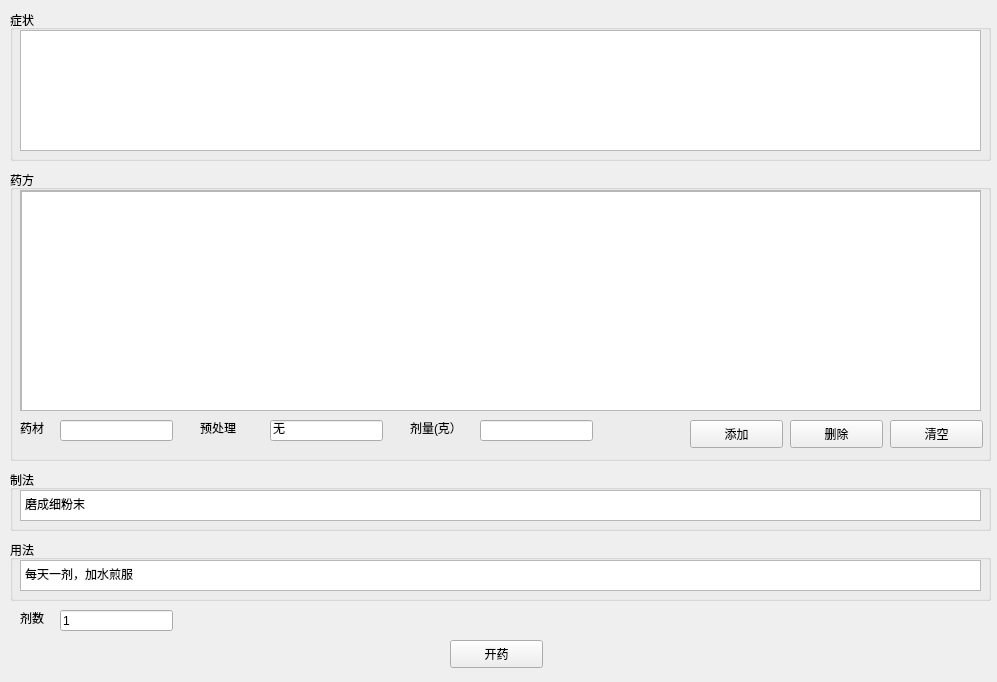
<?xml version="1.0" encoding="UTF-8"?>
<ui version="4.0">
 <class>Form</class>
 <widget class="QWidget" name="Form">
  <property name="geometry">
   <rect>
    <x>0</x>
    <y>0</y>
    <width>997</width>
    <height>682</height>
   </rect>
  </property>
  <property name="windowTitle">
   <string>开药</string>
  </property>
  <property name="windowIcon">
   <iconset>
    <normaloff>Icon/med.ico</normaloff>Icon/med.ico</iconset>
  </property>
  <widget class="QGroupBox" name="groupBox">
   <property name="geometry">
    <rect>
     <x>10</x>
     <y>10</y>
     <width>981</width>
     <height>151</height>
    </rect>
   </property>
   <property name="title">
    <string>症状</string>
   </property>
   <widget class="QTextEdit" name="ISick">
    <property name="geometry">
     <rect>
      <x>10</x>
      <y>20</y>
      <width>961</width>
      <height>121</height>
     </rect>
    </property>
   </widget>
  </widget>
  <widget class="QGroupBox" name="groupBox_2">
   <property name="geometry">
    <rect>
     <x>10</x>
     <y>170</y>
     <width>981</width>
     <height>291</height>
    </rect>
   </property>
   <property name="title">
    <string>药方</string>
   </property>
   <widget class="QScrollArea" name="scrollArea">
    <property name="geometry">
     <rect>
      <x>10</x>
      <y>20</y>
      <width>961</width>
      <height>221</height>
     </rect>
    </property>
    <property name="widgetResizable">
     <bool>true</bool>
    </property>
    <widget class="QWidget" name="scrollAreaWidgetContents">
     <property name="geometry">
      <rect>
       <x>0</x>
       <y>0</y>
       <width>959</width>
       <height>219</height>
      </rect>
     </property>
     <widget class="QTableView" name="TContent">
      <property name="geometry">
       <rect>
        <x>0</x>
        <y>0</y>
        <width>961</width>
        <height>221</height>
       </rect>
      </property>
     </widget>
    </widget>
   </widget>
   <widget class="QLabel" name="label">
    <property name="geometry">
     <rect>
      <x>10</x>
      <y>250</y>
      <width>31</width>
      <height>16</height>
     </rect>
    </property>
    <property name="text">
     <string>药材</string>
    </property>
   </widget>
   <widget class="QLineEdit" name="IMed">
    <property name="geometry">
     <rect>
      <x>50</x>
      <y>250</y>
      <width>113</width>
      <height>21</height>
     </rect>
    </property>
   </widget>
   <widget class="QLineEdit" name="ICount">
    <property name="geometry">
     <rect>
      <x>470</x>
      <y>250</y>
      <width>113</width>
      <height>21</height>
     </rect>
    </property>
    <property name="text">
     <string/>
    </property>
   </widget>
   <widget class="QLabel" name="label_2">
    <property name="geometry">
     <rect>
      <x>400</x>
      <y>250</y>
      <width>61</width>
      <height>16</height>
     </rect>
    </property>
    <property name="text">
     <string>剂量(克）</string>
    </property>
   </widget>
   <widget class="QPushButton" name="BAdd">
    <property name="geometry">
     <rect>
      <x>680</x>
      <y>250</y>
      <width>93</width>
      <height>28</height>
     </rect>
    </property>
    <property name="text">
     <string>添加</string>
    </property>
   </widget>
   <widget class="QPushButton" name="BClear">
    <property name="geometry">
     <rect>
      <x>880</x>
      <y>250</y>
      <width>93</width>
      <height>28</height>
     </rect>
    </property>
    <property name="text">
     <string>清空</string>
    </property>
   </widget>
   <widget class="QPushButton" name="BDelete">
    <property name="geometry">
     <rect>
      <x>780</x>
      <y>250</y>
      <width>93</width>
      <height>28</height>
     </rect>
    </property>
    <property name="text">
     <string>删除</string>
    </property>
   </widget>
   <widget class="QLabel" name="label_3">
    <property name="geometry">
     <rect>
      <x>190</x>
      <y>250</y>
      <width>61</width>
      <height>16</height>
     </rect>
    </property>
    <property name="text">
     <string>预处理</string>
    </property>
   </widget>
   <widget class="QLineEdit" name="IDeal">
    <property name="geometry">
     <rect>
      <x>260</x>
      <y>250</y>
      <width>113</width>
      <height>21</height>
     </rect>
    </property>
    <property name="text">
     <string>无</string>
    </property>
   </widget>
  </widget>
  <widget class="QPushButton" name="BConfirm">
   <property name="geometry">
    <rect>
     <x>450</x>
     <y>640</y>
     <width>93</width>
     <height>28</height>
    </rect>
   </property>
   <property name="text">
    <string>开药</string>
   </property>
  </widget>
  <widget class="QGroupBox" name="groupBox_3">
   <property name="geometry">
    <rect>
     <x>10</x>
     <y>470</y>
     <width>981</width>
     <height>61</height>
    </rect>
   </property>
   <property name="title">
    <string>制法</string>
   </property>
   <widget class="QTextEdit" name="IAdeal">
    <property name="geometry">
     <rect>
      <x>10</x>
      <y>20</y>
      <width>961</width>
      <height>31</height>
     </rect>
    </property>
    <property name="html">
     <string>&lt;!DOCTYPE HTML PUBLIC &quot;-//W3C//DTD HTML 4.0//EN&quot; &quot;http://www.w3.org/TR/REC-html40/strict.dtd&quot;&gt;
&lt;html&gt;&lt;head&gt;&lt;meta name=&quot;qrichtext&quot; content=&quot;1&quot; /&gt;&lt;style type=&quot;text/css&quot;&gt;
p, li { white-space: pre-wrap; }
&lt;/style&gt;&lt;/head&gt;&lt;body style=&quot; font-family:'SimSun'; font-size:9pt; font-weight:400; font-style:normal;&quot;&gt;
&lt;p style=&quot; margin-top:0px; margin-bottom:0px; margin-left:0px; margin-right:0px; -qt-block-indent:0; text-indent:0px;&quot;&gt;磨成细粉末&lt;/p&gt;&lt;/body&gt;&lt;/html&gt;</string>
    </property>
   </widget>
  </widget>
  <widget class="QGroupBox" name="groupBox_4">
   <property name="geometry">
    <rect>
     <x>10</x>
     <y>540</y>
     <width>981</width>
     <height>61</height>
    </rect>
   </property>
   <property name="title">
    <string>用法</string>
   </property>
   <widget class="QTextEdit" name="IUse">
    <property name="geometry">
     <rect>
      <x>10</x>
      <y>20</y>
      <width>961</width>
      <height>31</height>
     </rect>
    </property>
    <property name="html">
     <string>&lt;!DOCTYPE HTML PUBLIC &quot;-//W3C//DTD HTML 4.0//EN&quot; &quot;http://www.w3.org/TR/REC-html40/strict.dtd&quot;&gt;
&lt;html&gt;&lt;head&gt;&lt;meta name=&quot;qrichtext&quot; content=&quot;1&quot; /&gt;&lt;style type=&quot;text/css&quot;&gt;
p, li { white-space: pre-wrap; }
&lt;/style&gt;&lt;/head&gt;&lt;body style=&quot; font-family:'SimSun'; font-size:9pt; font-weight:400; font-style:normal;&quot;&gt;
&lt;p style=&quot; margin-top:0px; margin-bottom:0px; margin-left:0px; margin-right:0px; -qt-block-indent:0; text-indent:0px;&quot;&gt;每天一剂，加水煎服&lt;/p&gt;&lt;/body&gt;&lt;/html&gt;</string>
    </property>
   </widget>
  </widget>
  <widget class="QLabel" name="label_4">
   <property name="geometry">
    <rect>
     <x>20</x>
     <y>610</y>
     <width>72</width>
     <height>15</height>
    </rect>
   </property>
   <property name="text">
    <string>剂数</string>
   </property>
  </widget>
  <widget class="QLineEdit" name="IAcount">
   <property name="geometry">
    <rect>
     <x>60</x>
     <y>610</y>
     <width>113</width>
     <height>21</height>
    </rect>
   </property>
   <property name="text">
    <string>1</string>
   </property>
  </widget>
 </widget>
 <resources/>
 <connections/>
</ui>
